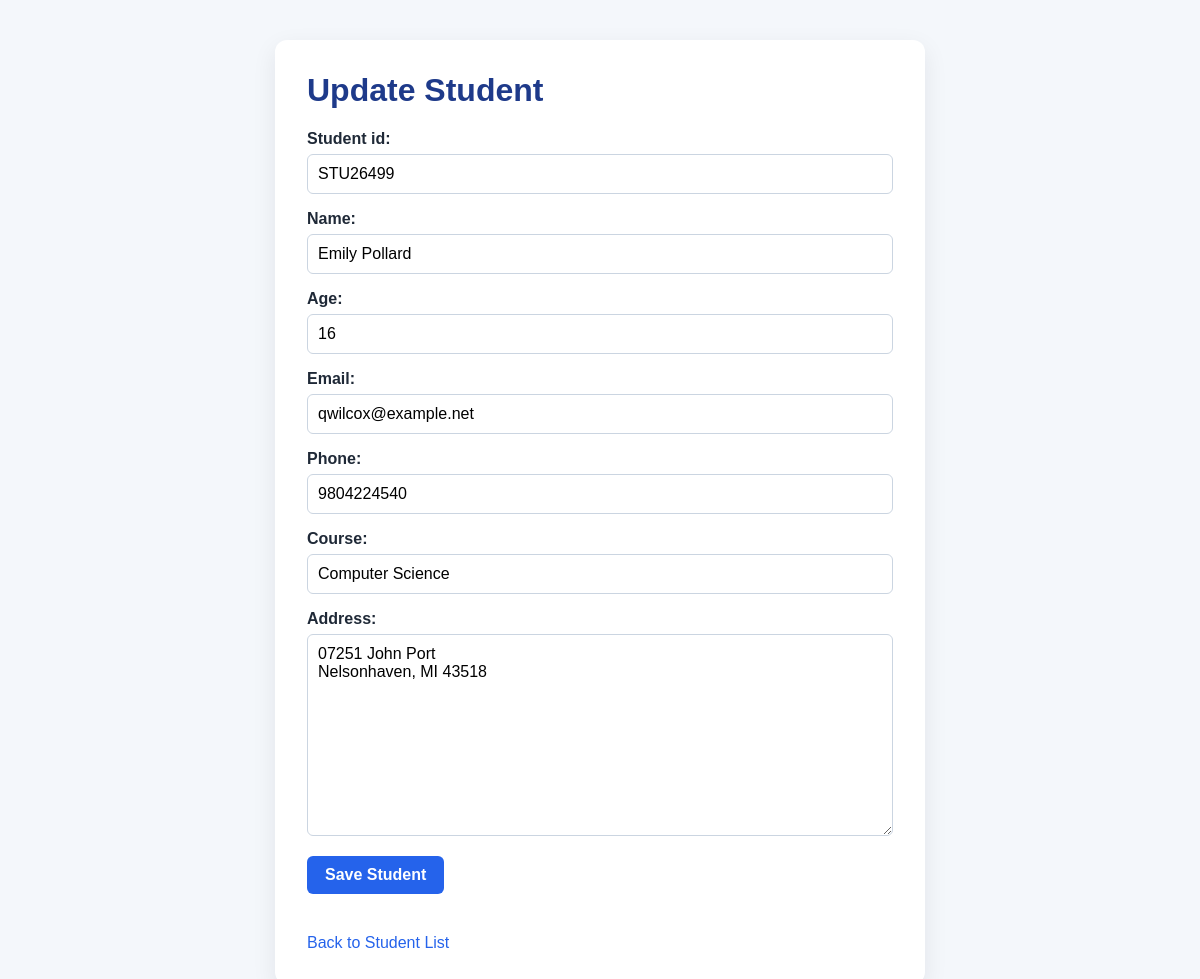
The page /students/edit/1/ (signed in) on the database its author committed.
### students/models.py (models this page shows, shortened)
class Student(models.Model):
    student_id = models.CharField(max_length=20, unique=True)
    name = models.CharField(max_length=100)
    age = models.IntegerField()
    email = models.EmailField()
    phone = models.CharField(max_length=15)
    course = models.CharField(max_length=100)
    address = models.TextField()

### students/views.py (the view)
class StudentUpdateView(LoginRequiredMixin, UpdateView):
    model = Student
    form_class = StudentForm
    template_name = "students/student_form.html"
    success_url = reverse_lazy("student_list")

### students/forms.py
class StudentForm(forms.ModelForm):
    class Meta:
        model = Student
        fields = [
            'student_id',
            'name',
            'age',
            'email',
            'phone',
            'course',
            'address'
        ]

### students/templates/students/student_form.html (shortened to what this page needs)
<!DOCTYPE html>
<html>
<head>
</head>
<body>
<main class="container">
    {% if object %}
        <h1>Update Student</h1>
    {% else %}
        <h1>Add Student</h1>
    {% endif %}
    <form method="POST">
        {{ form.as_p }}
        <button type="submit">
            Save Student
        </button>
    </form>
    <br>
    <a class="back" href="{% url 'student_list' %}">
        Back to Student List
    </a>
</main>
</body>
</html>

### students/templates/students/student_form.html (style rules this page uses)
* { box-sizing: border-box; }
body { margin: 0; padding: 40px 20px; background: #f4f7fb; color: #1f2937; font-family: Arial, sans-serif; }
.container { max-width: 650px; margin: auto; padding: 32px; background: #fff; border-radius: 12px; box-shadow: 0 8px 24px rgba(15, 23, 42, .08); }
h1 { margin-top: 0; color: #1e3a8a; }
form p { margin: 16px 0; }
label { display: block; margin-bottom: 6px; font-weight: bold; }
input, textarea, select { width: 100%; padding: 10px; border: 1px solid #cbd5e1; border-radius: 6px; font: inherit; }
textarea { min-height: 90px; resize: vertical; }
button { padding: 10px 18px; border: 0; border-radius: 6px; background: #2563eb; color: #fff; font: inherit; font-weight: bold; cursor: pointer; }
.back { display: inline-block; margin-top: 22px; color: #2563eb; text-decoration: none; }

### rows shown on the page
Student: student_id "STU26499", name "Emily Pollard", age "16", email "qwilcox@example.net", phone "9804224540", course "Computer Science", address "07251 John Port Nelsonhaven, MI 43518"
